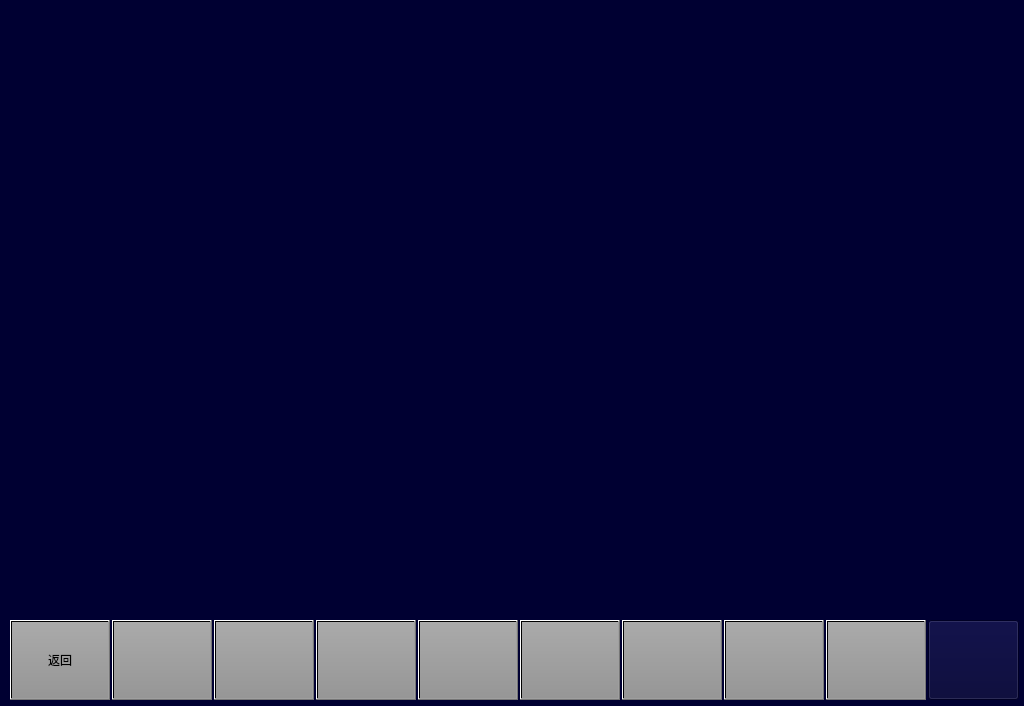
<?xml version="1.0" encoding="UTF-8"?>
<ui version="4.0">
 <class>MaintainceResetExcisionPage</class>
 <widget class="QWidget" name="MaintainceResetExcisionPage">
  <property name="geometry">
   <rect>
    <x>0</x>
    <y>0</y>
    <width>1024</width>
    <height>706</height>
   </rect>
  </property>
  <property name="windowTitle">
   <string>Form</string>
  </property>
  <property name="styleSheet">
   <string notr="true">background-color: rgb(0, 0, 50);</string>
  </property>
  <widget class="QPushButton" name="BTN9">
   <property name="geometry">
    <rect>
     <x>826</x>
     <y>620</y>
     <width>100</width>
     <height>80</height>
    </rect>
   </property>
   <property name="focusPolicy">
    <enum>Qt::NoFocus</enum>
   </property>
   <property name="styleSheet">
    <string notr="true">	font: 20px, &quot;微软雅黑&quot;;
    color: black;
	transparent;background:qlineargradient(spread:pad,x1:0,y1:0,x2:0,y2:1,stop:0 rgba(170,170,170,255),stop:1 rgba(150,150,150,255));
</string>
   </property>
   <property name="text">
    <string/>
   </property>
  </widget>
  <widget class="QPushButton" name="BTN2">
   <property name="geometry">
    <rect>
     <x>112</x>
     <y>620</y>
     <width>100</width>
     <height>80</height>
    </rect>
   </property>
   <property name="focusPolicy">
    <enum>Qt::NoFocus</enum>
   </property>
   <property name="styleSheet">
    <string notr="true">font: 20px, &quot;微软雅黑&quot;;color: black;transparent;background:qlineargradient(spread:pad,x1:0,y1:0,x2:0,y2:1,stop:0 rgba(170,170,170,255),stop:1 rgba(150,150,150,255));</string>
   </property>
   <property name="text">
    <string/>
   </property>
  </widget>
  <widget class="QPushButton" name="BTN5">
   <property name="geometry">
    <rect>
     <x>418</x>
     <y>620</y>
     <width>100</width>
     <height>80</height>
    </rect>
   </property>
   <property name="focusPolicy">
    <enum>Qt::NoFocus</enum>
   </property>
   <property name="styleSheet">
    <string notr="true">	font: 20px, &quot;微软雅黑&quot;;
    color: black;
	transparent;background:qlineargradient(spread:pad,x1:0,y1:0,x2:0,y2:1,stop:0 rgba(170,170,170,255),stop:1 rgba(150,150,150,255));
</string>
   </property>
   <property name="text">
    <string/>
   </property>
  </widget>
  <widget class="QPushButton" name="BTN1">
   <property name="geometry">
    <rect>
     <x>10</x>
     <y>620</y>
     <width>100</width>
     <height>80</height>
    </rect>
   </property>
   <property name="focusPolicy">
    <enum>Qt::NoFocus</enum>
   </property>
   <property name="styleSheet">
    <string notr="true">font: 20px, &quot;微软雅黑&quot;;color: black;transparent;background:qlineargradient(spread:pad,x1:0,y1:0,x2:0,y2:1,stop:0 rgba(170,170,170,255),stop:1 rgba(150,150,150,255));</string>
   </property>
   <property name="text">
    <string>返回</string>
   </property>
  </widget>
  <widget class="QPushButton" name="BTN6">
   <property name="geometry">
    <rect>
     <x>520</x>
     <y>620</y>
     <width>100</width>
     <height>80</height>
    </rect>
   </property>
   <property name="focusPolicy">
    <enum>Qt::NoFocus</enum>
   </property>
   <property name="styleSheet">
    <string notr="true">	font: 20px, &quot;微软雅黑&quot;;
    color: black;
	transparent;background:qlineargradient(spread:pad,x1:0,y1:0,x2:0,y2:1,stop:0 rgba(170,170,170,255),stop:1 rgba(150,150,150,255));
</string>
   </property>
   <property name="text">
    <string/>
   </property>
  </widget>
  <widget class="QPushButton" name="BTNHome">
   <property name="geometry">
    <rect>
     <x>928</x>
     <y>620</y>
     <width>91</width>
     <height>80</height>
    </rect>
   </property>
   <property name="focusPolicy">
    <enum>Qt::NoFocus</enum>
   </property>
   <property name="styleSheet">
    <string notr="true">border-image: url(:/images/image/Home.png);</string>
   </property>
   <property name="text">
    <string/>
   </property>
  </widget>
  <widget class="QPushButton" name="BTN8">
   <property name="geometry">
    <rect>
     <x>724</x>
     <y>620</y>
     <width>100</width>
     <height>80</height>
    </rect>
   </property>
   <property name="focusPolicy">
    <enum>Qt::NoFocus</enum>
   </property>
   <property name="styleSheet">
    <string notr="true">	font: 20px, &quot;微软雅黑&quot;;
    color: black;
	transparent;background:qlineargradient(spread:pad,x1:0,y1:0,x2:0,y2:1,stop:0 rgba(170,170,170,255),stop:1 rgba(150,150,150,255));
</string>
   </property>
   <property name="text">
    <string/>
   </property>
  </widget>
  <widget class="QPushButton" name="BTN7">
   <property name="geometry">
    <rect>
     <x>622</x>
     <y>620</y>
     <width>100</width>
     <height>80</height>
    </rect>
   </property>
   <property name="focusPolicy">
    <enum>Qt::NoFocus</enum>
   </property>
   <property name="styleSheet">
    <string notr="true">	font: 20px, &quot;微软雅黑&quot;;
    color: black;
	transparent;background:qlineargradient(spread:pad,x1:0,y1:0,x2:0,y2:1,stop:0 rgba(170,170,170,255),stop:1 rgba(150,150,150,255));
</string>
   </property>
   <property name="text">
    <string/>
   </property>
  </widget>
  <widget class="QPushButton" name="BTN4">
   <property name="geometry">
    <rect>
     <x>316</x>
     <y>620</y>
     <width>100</width>
     <height>80</height>
    </rect>
   </property>
   <property name="focusPolicy">
    <enum>Qt::NoFocus</enum>
   </property>
   <property name="styleSheet">
    <string notr="true">	font: 20px, &quot;微软雅黑&quot;;
    color: black;
	transparent;background:qlineargradient(spread:pad,x1:0,y1:0,x2:0,y2:1,stop:0 rgba(170,170,170,255),stop:1 rgba(150,150,150,255));
</string>
   </property>
   <property name="text">
    <string/>
   </property>
  </widget>
  <widget class="QPushButton" name="BTN3">
   <property name="geometry">
    <rect>
     <x>214</x>
     <y>620</y>
     <width>100</width>
     <height>80</height>
    </rect>
   </property>
   <property name="focusPolicy">
    <enum>Qt::NoFocus</enum>
   </property>
   <property name="styleSheet">
    <string notr="true">	font: 20px, &quot;微软雅黑&quot;;
    color: black;
	transparent;background:qlineargradient(spread:pad,x1:0,y1:0,x2:0,y2:1,stop:0 rgba(170,170,170,255),stop:1 rgba(150,150,150,255));
</string>
   </property>
   <property name="text">
    <string/>
   </property>
  </widget>
 </widget>
 <resources/>
 <connections/>
</ui>
